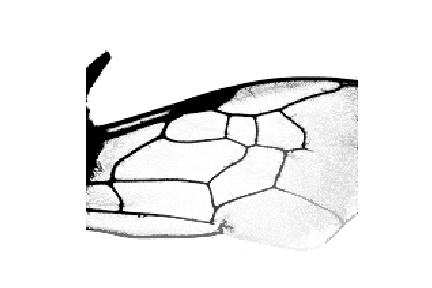
#> input picture enhanced_image/1019 Agapostemon texanus f left 3.2x.jpg, 432 x 288 px
$ jupyter execute 'FeatureVectorGenerator .ipynb'   (shell and % lines are left out)   (older library calls are emulated)
#> lines starting #> are read from the running program, lines starting #| are printed output that depends on the picture; after the words box and inside, x2 and y2 are one past the last pixel; in counts of white or black regions, pixels touching at a corner belong together; long printed decimals are rounded
[cell 1]
import numpy as np
from skimage.morphology import skeletonize, medial_axis, watershed, disk
from skimage.feature import canny
from scipy import ndimage as ndi
from scipy.spatial import distance
#import matplotlib.pyplot as plt
from skimage.util import invert
from skimage.io import imshow, imread
from skimage.color import rgb2gray
from skimage.feature import peak_local_max, canny
from scipy import ndimage
from skimage.filters import sobel, gaussian
from skimage.measure import label, regionprops
from skimage.filters import rank

import numpy as np
from skimage.feature import canny
from scipy import ndimage as ndi
import matplotlib.pyplot as plt
from skimage.morphology import watershed, disk
from skimage.filters import rank
from skimage.util import img_as_ubyte
from skimage import segmentation
np.set_printoptions(threshold = np.nan)
import math
from skimage import morphology
from skimage.measure import label, regionprops
from skimage.feature import corner_harris, corner_subpix, corner_peaks

[cell 2]
img = imread("enhanced_image/1019 Agapostemon texanus f left 3.2x.jpg")[:,:,0]
#> img: shape (288, 432); min 0, max 255, mean 238.8
denoised = rank.median(img, disk(2))
markers = rank.gradient(denoised, disk(5)) < 10
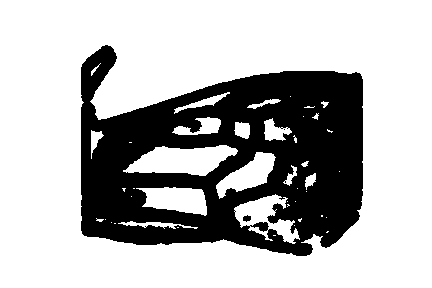
#> markers: shape (288, 432) bool; 71% white; 3 black regions (1 under 20 px), largest, box (x1, y1, x2, y2) and area: (81, 45, 363, 256) 36040, (243, 215, 251, 222) 40
markers = ndi.label(markers)[0]
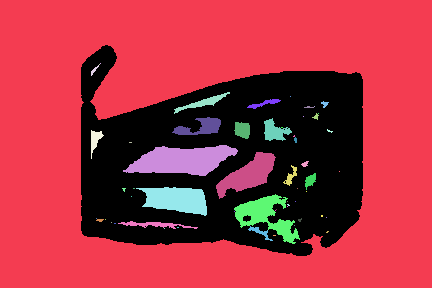
#> markers: shape (288, 432) int32; 58 distinct labels, from 0 to 57; one colour per label, 0 black
gradient = rank.gradient(denoised, disk(2))
labels = watershed(gradient, markers)
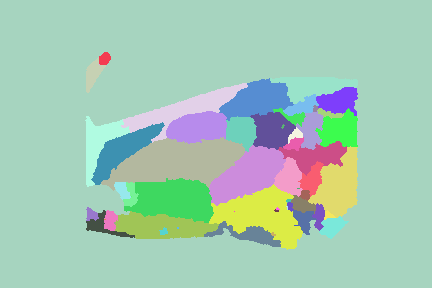
#> labels: shape (288, 432) int32; 57 distinct labels, from 1 to 57; one colour per label, 0 black
cleared = segmentation.clear_border(labels)
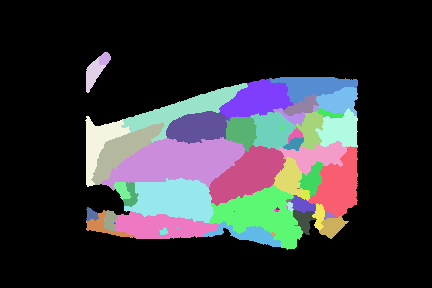
#> cleared: shape (288, 432) int32; 57 distinct labels, from 0 to 57; one colour per label, 0 black
imshow(img)
print("Preprocessed Image")

[cell 3]
denoised = rank.median(img, disk(2))
gradient = rank.gradient(denoised, disk(5))
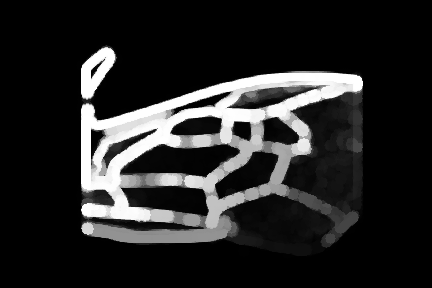
#> gradient: shape (288, 432); min 0, max 255, mean 38.9
thres = 30
gradient[gradient > thres] = 255
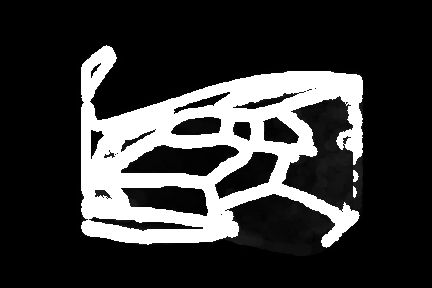
#> gradient: shape (288, 432); 18.16% of pixels changed, all inside (x1, y1, x2, y2) = (81, 45, 363, 248)

imshow(gradient)

[cell 4]
area = np.unique(cleared)
#> area = 57 values from 0 to 57
#for 5
print(area)
#| [ 0  2  3  4  5  6  7  8  9 10 11 12 13 14 15 16 17 18 19 20 21 22 23 24
#|  25 26 27 28 29 30 31 32 33 34 35 36 37 38 39 40 41 42 43 44 45 46 47 48
#|  49 50 51 52 53 54 55 56 57]
for i in area:
    if i != 0:
        copy_binary = np.zeros(cleared.shape)

        copy_binary[cleared == i] = 1
        copy_binary[cleared != i] = 0
        plt.figure()
        plt.imshow(copy_binary, cmap = plt.cm.gray)
        plt.show()

        image = copy_binary
        label_img = label(image)
        regions = regionprops(label_img)
#> this loop made 57 passes
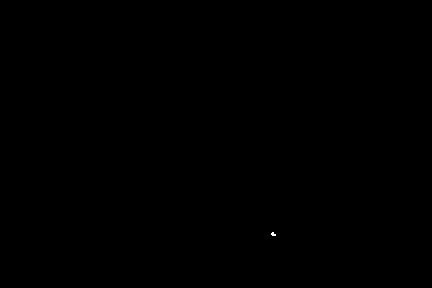
#> copy_binary: shape (288, 432) float64; values 0 (black) and 1 (white), 0.01% white in thin lines or dots, all inside (x1, y1, x2, y2) = (271, 232, 276, 236)

[cell 5]
labeled_wing = cleared
regions = regionprops(labeled_wing)
#> regions = 56 regions; largest, box (x1, y1, x2, y2) and area: (101, 137, 245, 191) 4475, (209, 184, 303, 250) 3088, (124, 178, 214, 223) 2784, (209, 145, 286, 206) 2586, (308, 146, 358, 218) 2054
print("Number of Regions: ", len(regions))
#| Number of Regions:  56
implot = plt.imshow(cleared)

#filters regions based on area
filtered_regions = []
filtered_regions_area = []
for props in regions:
    area = props.area
    if area > 1000 and area < 400000:
        filtered_regions.append(props)
        filtered_regions_area.append(area)
#> this loop made 56 passes
#> area on passes 1, 3, 4, 5, 6, 7, 8, 9, 10, 11, 12, 13: 122, 346, 2010, 1271, 1824, 798, 387, 30, 649, 138, 218, 1514
#> after the loop, filtered_regions = 15 regions; largest, box (x1, y1, x2, y2) and area: (101, 137, 245, 191) 4475, (209, 184, 303, 250) 3088, (124, 178, 214, 223) 2784, (209, 145, 286, 206) 2586, (308, 146, 358, 218) 2054; filtered_regions_area = [2010, 1271, 1824, 1514, 1165, 1080, 1214, 1615, 4475, 2586, 1115, 2054, 2784, 3088, 1907]
print("Filtered Regions: ", len(filtered_regions))
#| Filtered Regions:  15

for region in filtered_regions:
    y0, x0 = region.centroid
    plt.scatter([x0], [y0])
#> this loop made 15 passes
#> (y0, x0) on passes 1 to 12: (109.5, 182.3), (85.84, 312.7), (99.36, 257.1), (127.1, 197.6), (129.9, 271.8), (130, 339.2), (142.6, 99.1), (150, 122.6), (161.5, 177.5), (174.4, 247.5), (155.5, 315.7), (184.8, 338.2)
plt.title("Filtered Regions, Plotted Centroids")
plt.show()
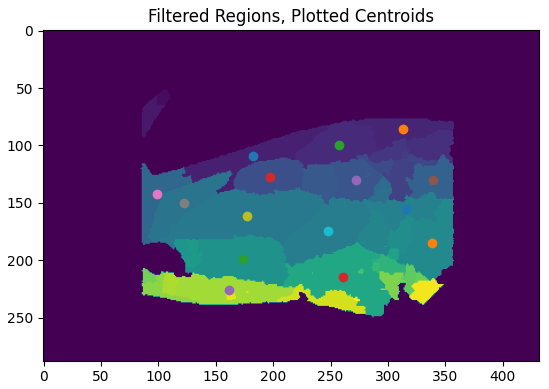
#> figure drawn by matplotlib, 1 panel

[cell 6]
#Finds the centroid of all the region centers

centroids = []
centroids_x = []
centroids_y = []
for region in filtered_regions:
    y0, x0 = region.centroid
    region_centroid = (x0, y0)
    centroids.append(region_centroid)
    centroids_x.append(x0)
    centroids_y.append(y0)
#> this loop made 15 passes
#> (y0, x0, region_centroid) on passes 1 to 12: (109.5, 182.3, (182.3, 109.5)), (85.84, 312.7, (312.7, 85.84)), (99.36, 257.1, (257.1, 99.36)), (127.1, 197.6, (197.6, 127.1)), (129.9, 271.8, (271.8, 129.9)), (130, 339.2, (339.2, 130)), (142.6, 99.1, (99.1, 142.6)), (150, 122.6, (122.6, 150)), (161.5, 177.5, (177.5, 161.5)), (174.4, 247.5, (247.5, 174.4)), (155.5, 315.7, (315.7, 155.5)), (184.8, 338.2, (338.2, 184.8))
#> after the loop, centroids = [(182.3, 109.5), (312.7, 85.84), (257.1, 99.36), (197.6, 127.1), (271.8, 129.9), (339.2, 130), (99.1, 142.6), (122.6, 150), (177.5, 161.5), (247.5, 174.4), (315.7, 155.5), (338.2, 184.8), (173.5, 199.2), (260.8, 214.7), (161.4, 226.2)]; centroids_x = [182.3, 312.7, 257.1, 197.6, 271.8, 339.2, 99.1, 122.6, 177.5, 247.5, 315.7, 338.2, 173.5, 260.8, 161.4]; centroids_y = [109.5, 85.84, 99.36, 127.1, 129.9, 130, 142.6, 150, 161.5, 174.4, 155.5, 184.8, 199.2, 214.7, 226.2]

avg_x = np.mean(centroids_x)
#> avg_x = 230.5
avg_y = np.mean(centroids_y)
#> avg_y = 152.7

print("Center of Regions: ")
implot = plt.imshow(labeled_wing)
plt.scatter([avg_x], [avg_y], marker = "x")
plt.title("Center of Regions: ")
plt.show()

[cell 7]
#Calculates the distance between each centroid to the center

distances_from_center = []
for centroid in centroids:
    distances_from_center.append(distance.euclidean(centroid, (avg_x, avg_y)))
#> this loop made 15 passes
#> after the loop, distances_from_center = [64.7, 105.9, 59.62, 41.67, 47.21, 111.1, 131.8, 107.9, 53.7, 27.57, 85.26, 112.5, 73.53, 69.06, 100.8]

distance_sd = np.std(distances_from_center)
#> distance_sd = 29.9
distance_mean = np.mean(distances_from_center)
#> distance_mean = 79.49

dist_from_cent_norm = [dist_from_center / distance_mean for dist_from_center in distances_from_center]
#> dist_from_cent_norm = [0.814, 1.33, 0.75, 0.524, 0.594, 1.4, 1.66, 1.36, 0.676, 0.347, 1.07, 1.41, 0.925, 0.869, 1.27]
print("Distance, Scaled: \n", dist_from_cent_norm)
#| Distance, Scaled:
#|  [0.814, 1.333, 0.75, 0.5242, 0.5939, 1.398, 1.658, 1.358, 0.6756, 0.3468, 1.073, 1.415, 0.9251, 0.8688, 1.269]

area_sd = np.std(filtered_regions_area)
#> area_sd = 900.5
area_mean = np.mean(filtered_regions_area)
#> area_mean = 1980.1
area_norm = [area / area_mean for area in filtered_regions_area]
#> area_norm = [1.02, 0.642, 0.921, 0.765, 0.588, 0.545, 0.613, 0.816, 2.26, 1.31, 0.563, 1.04, 1.41, 1.56, 0.963]
print("Area, Scaled: \n", area_norm)
#| Area, Scaled:
#|  [1.015, 0.6419, 0.9212, 0.7646, 0.5883, 0.5454, 0.6131, 0.8156, 2.260, 1.306, 0.5631, 1.037, 1.406, 1.559, 0.9631]

[cell 8]
#Weights each region centroid based on distance to the center
implot = plt.imshow(labeled_wing)
distance_weight = 1
size_weight = 1

weighted_values = []
for i in range(len(filtered_regions)):
    weighted_values.append(size_weight * area_norm[i] - distance_weight * dist_from_cent_norm[i])
#> this loop made 15 passes
#> after the loop, weighted_values = [0.201, -0.691, 0.171, 0.24, -0.00555, -0.852, -1.04, -0.542, 1.58, 0.959, -0.51, -0.377, 0.481, 0.691, -0.305]

max_index = weighted_values.index(max(weighted_values))
#> max_index = 8
center_cell = filtered_regions[max_index]
center_cell_x, center_cell_y = center_cell.centroid[1], center_cell.centroid[0]
#> center_cell_x = 177.5; center_cell_y = 161.5
plt.scatter([center_cell_x], [center_cell_y])
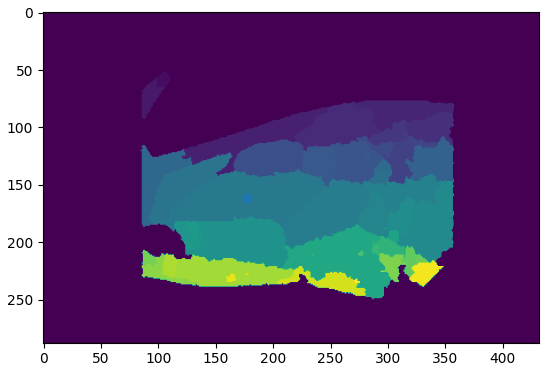
#> figure drawn by matplotlib, 1 panel

[cell 9]
#print(center_cell.coords)
from copy import deepcopy

bloated_labeled_wing = deepcopy(labeled_wing)

for coord in center_cell.coords:
    for i in range(-5, 6):
        for j in range(-5, 6):
            bloated_labeled_wing[coord[0] + j][coord[1] + i] = 50
#> this loop made 4475 passes
#> coord on passes 1 to 3: [137, 220], [137, 222], [137, 223]
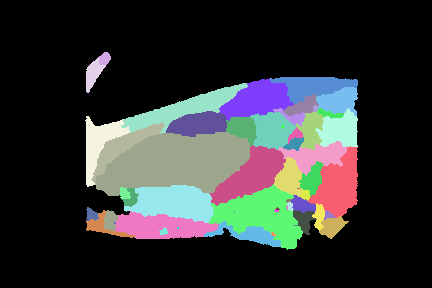
#> bloated_labeled_wing: shape (288, 432) int32; 56 distinct labels, from 0 to 57; one colour per label, 0 black
plt.imshow(bloated_labeled_wing)

[cell 10]
surrounding_regions = set()
for coord in center_cell.coords:
    for i in range(-10, 11):
        for j in range(-10, 11):
            surrounding_regions.add((coord[0] + i, coord[1] + j))
#> after the loop, surrounding_regions = 9156 items

surrounding_regions_x = [element[0] for element in surrounding_regions]
#> surrounding_regions_x = 9156 values, max 200 at index 187, min 127 at index 461, mean 162.6
surrounding_regions_y = [element[1] for element in surrounding_regions]
#> surrounding_regions_y = 9156 values, max 254 at index 381, min 91 at index 428, mean 175.2

#plt.scatter()

[cell 11]
implot = plt.imshow(labeled_wing)


def is_neighbor(region):
    """Takes a region object as input"""
    region_tuple = [tuple(k) for k in region.coords]
    return any([coord in surrounding_regions for coord in region_tuple])

"""
for i in range(len(properties)):
    region_tuple = [tuple(k) for k in properties[1].coords]
    print(region_tuple)
    #print([(coord in surrounding_regions) for coord in region_tuple])
"""

neighbor_x = []
neighbor_y = []
for region in filtered_regions:
    if is_neighbor(region):
        neighbor_y.append(region.centroid[0])
        neighbor_x.append(region.centroid[1])
#> after the loop, neighbor_x = [182.3, 197.6, 271.8, 99.1, 122.6, 177.5, 247.5, 173.5]; neighbor_y = [109.5, 127.1, 129.9, 142.6, 150, 161.5, 174.4, 199.2]
plt.scatter(neighbor_x, neighbor_y)

[cell 12]
neighbors = []

for region in filtered_regions:
    if is_neighbor(region):
        neighbors.append(region)
#> after the loop, neighbors = 8 regions; box (x1, y1, x2, y2) and area: (101, 137, 245, 191) 4475, (124, 178, 214, 223) 2784, (209, 145, 286, 206) 2586, (121, 83, 248, 143) 2010, (91, 122, 165, 185) 1615, (166, 111, 227, 144) 1514, (85, 116, 130, 187) 1214, (250, 112, 296, 150) 1165

for region in neighbors:
    if region is center_cell:
        neighbors.remove(region)
#> this loop made 7 passes
#> after the loop, neighbors = 7 regions; box (x1, y1, x2, y2) and area: (124, 178, 214, 223) 2784, (209, 145, 286, 206) 2586, (121, 83, 248, 143) 2010, (91, 122, 165, 185) 1615, (166, 111, 227, 144) 1514, (85, 116, 130, 187) 1214, (250, 112, 296, 150) 1165

#Feature vector about the star cell
star_features = [center_cell.area, center_cell.eccentricity]
#> star_features = [4475, 0.951]

#Feature vector about the adjacent cells
adjacent_features = [len(neighbors), np.mean([region.area for region in neighbors]), np.std([region.area for region in neighbors])]
#> adjacent_features = [7, 1841.1, 595.3]

star_features + adjacent_features
#> Out = [4475, 0.951, 7, 1841.1, 595.3]

$ run again, with enhanced_image/1062 Agapostemon texanus f left 3.2x.jpg copied over enhanced_image/1019 Agapostemon texanus f left 3.2x.jpg
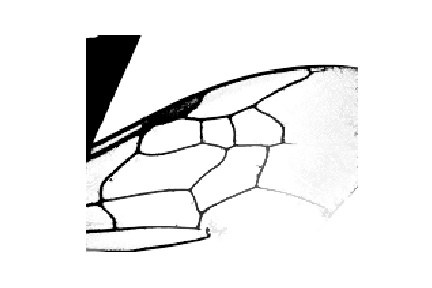
#> input picture enhanced_image/1062 Agapostemon texanus f left 3.2x.jpg, 432 x 288 px
#> labels: shape (288, 432) int32; 30 distinct labels, from 1 to 30
#> cleared: shape (288, 432) int32; 30 distinct labels, from 0 to 30
#> `area = np.unique(cleared)`: area = 30 values from 0 to 30
#| [ 0  2  3  4  5  6  7  8  9 10 11 12 13 14 15 16 17 18 19 20 21 22 23 24
#|  25 26 27 28 29 30]
#> the loop `for i in area:` made 30 passes
#> after the loop `for i in area:`:
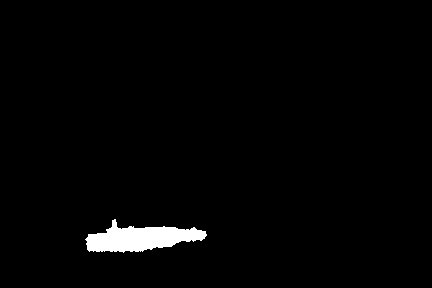
#> copy_binary: shape (288, 432) float64; values 0 (black) and 1 (white), 1.9% white; 1 white region, box (x1, y1, x2, y2) and area: (85, 219, 207, 253) 2304
#> `regions = regionprops(labeled_wing)`: regions = 29 regions; largest, box (x1, y1, x2, y2) and area: (250, 65, 358, 211) 9382, (100, 142, 226, 201) 4251, (86, 35, 140, 162) 3941, (103, 188, 200, 230) 2969, (192, 137, 272, 211) 2850
#| Number of Regions:  29
#> the loop `for props in regions:` made 29 passes
#> area on passes 1, 2, 3, 4, 6, 7, 8, 9: 3941, 345, 2695, 525, 9382, 80, 44, 180
#> after the loop `for props in regions:`: filtered_regions = 10 regions; largest, box (x1, y1, x2, y2) and area: (250, 65, 358, 211) 9382, (100, 142, 226, 201) 4251, (86, 35, 140, 162) 3941, (103, 188, 200, 230) 2969, (192, 137, 272, 211) 2850; filtered_regions_area = [3941, 2695, 9382, 1612, 1545, 1529, 4251, 2850, 2969, 2304]
#| Filtered Regions:  10
#> the loop `for region in filtered_regions:` made 10 passes
#> (y0, x0) on passes 1 to 8: (85.69, 104.2), (92.7, 244.1), (144.8, 308.7), (114.1, 167.9), (128.6, 256), (136.7, 170.9), (170.6, 161.4), (174.5, 230.7)
#> the loop `for region in filtered_regions:` made 10 passes
#> (y0, x0, region_centroid) on passes 1 to 8: (85.69, 104.2, (104.2, 85.69)), (92.7, 244.1, (244.1, 92.7)), (144.8, 308.7, (308.7, 144.8)), (114.1, 167.9, (167.9, 114.1)), (128.6, 256, (256, 128.6)), (136.7, 170.9, (170.9, 136.7)), (170.6, 161.4, (161.4, 170.6)), (174.5, 230.7, (230.7, 174.5))
#> after the loop `for region in filtered_regions:`: centroids = [(104.2, 85.69), (244.1, 92.7), (308.7, 144.8), (167.9, 114.1), (256, 128.6), (170.9, 136.7), (161.4, 170.6), (230.7, 174.5), (155.6, 209.7), (140.1, 238)]; centroids_x = [104.2, 244.1, 308.7, 167.9, 256, 170.9, 161.4, 230.7, 155.6, 140.1]; centroids_y = [85.69, 92.7, 144.8, 114.1, 128.6, 136.7, 170.6, 174.5, 209.7, 238]
#> avg_x = 194
#> avg_y = 149.5
#> the loop `for centroid in centroids:` made 10 passes
#> after the loop `for centroid in centroids:`: distances_from_center = [110.2, 75.77, 114.9, 44.01, 65.49, 26.35, 38.81, 44.44, 71.31, 103.6]
#> distance_sd = 30.02
#> distance_mean = 69.48
#> dist_from_cent_norm = [1.59, 1.09, 1.65, 0.633, 0.943, 0.379, 0.559, 0.64, 1.03, 1.49]
#| Distance, Scaled:
#|  [1.586, 1.091, 1.653, 0.6334, 0.9426, 0.3792, 0.5586, 0.6396, 1.026, 1.491]
#> area_sd = 2214.5
#> area_mean = 3307.8
#> area_norm = [1.19, 0.815, 2.84, 0.487, 0.467, 0.462, 1.29, 0.862, 0.898, 0.697]
#| Area, Scaled:
#|  [1.191, 0.8147, 2.836, 0.4873, 0.4671, 0.4622, 1.285, 0.8616, 0.8976, 0.6965]
#> the loop `for i in range(len(filtered_regions)):` made 10 passes
#> after the loop `for i in range(len(filtered_regions)):`: weighted_values = [-0.394, -0.276, 1.18, -0.146, -0.476, 0.083, 0.727, 0.222, -0.129, -0.794]
#> max_index = 2
#> center_cell_x = 308.7; center_cell_y = 144.8
#> the loop `for coord in center_cell.coords:` made 9382 passes
#> coord on passes 1 to 3: [65, 310], [65, 311], [65, 312]
#> after the loop `for coord in center_cell.coords:`:
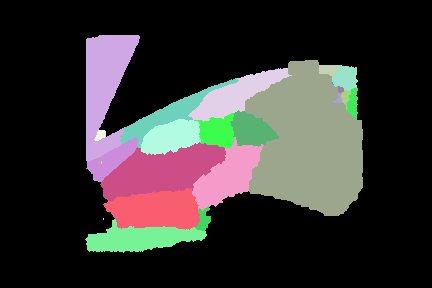
#> bloated_labeled_wing: shape (288, 432) int32; 26 distinct labels, from 0 to 50; one colour per label, 0 black
#> after the loop `for coord in center_cell.coords:`: surrounding_regions = 15939 items
#> surrounding_regions_x = 15939 values, max 220 at index 274, min 55 at index 86, mean 141.7
#> surrounding_regions_y = 15939 values, max 367 at index 118, min 240 at index 638, mean 306.7
#> the loop `for region in filtered_regions:` made 10 passes
#> after the loop `for region in filtered_regions:`: neighbor_x = [244.1, 308.7, 256, 230.7]; neighbor_y = [92.7, 144.8, 128.6, 174.5]
#> after the loop `for region in filtered_regions:`: neighbors = 4 regions; box (x1, y1, x2, y2) and area: (250, 65, 358, 211) 9382, (192, 137, 272, 211) 2850, (188, 67, 308, 122) 2695, (230, 108, 285, 147) 1545
#> the loop `for region in neighbors:` made 3 passes
#> after the loop `for region in neighbors:`: neighbors = 3 regions; box (x1, y1, x2, y2) and area: (192, 137, 272, 211) 2850, (188, 67, 308, 122) 2695, (230, 108, 285, 147) 1545
#> star_features = [9382, 0.731]
#> adjacent_features = [3, 2363.3, 582.1]
#> Out = [9382, 0.731, 3, 2363.3, 582.1]

$ run again, with enhanced_image/1066 Agapostemon texanus f left 3.2x.jpg copied over enhanced_image/1019 Agapostemon texanus f left 3.2x.jpg
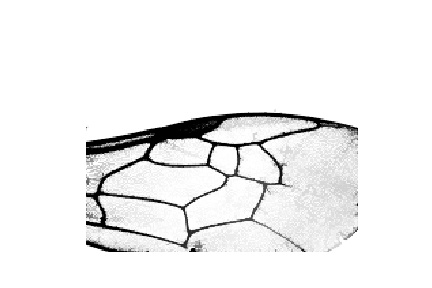
#> input picture enhanced_image/1066 Agapostemon texanus f left 3.2x.jpg, 432 x 288 px
#> labels: shape (288, 432) int32; 35 distinct labels, from 1 to 35
#> cleared: shape (288, 432) int32; 35 distinct labels, from 0 to 35
#> `area = np.unique(cleared)`: area = 35 values from 0 to 35
#| [ 0  2  3  4  5  6  7  8  9 10 11 12 13 14 15 16 17 18 19 20 21 22 23 24
#|  25 26 27 28 29 30 31 32 33 34 35]
#> the loop `for i in area:` made 35 passes
#> `regions = regionprops(labeled_wing)`: regions = 34 regions; largest, box (x1, y1, x2, y2) and area: (262, 116, 358, 252) 6040, (91, 196, 198, 245) 2865, (119, 159, 226, 209) 2751, (184, 175, 264, 230) 2623, (85, 113, 247, 162) 2372
#| Number of Regions:  34
#> the loop `for props in regions:` made 34 passes
#> area on passes 2 to 9: 2372, 1380, 674, 285, 1247, 191, 1361, 782
#> after the loop `for props in regions:`: filtered_regions = 13 regions; largest, box (x1, y1, x2, y2) and area: (262, 116, 358, 252) 6040, (91, 196, 198, 245) 2865, (119, 159, 226, 209) 2751, (184, 175, 264, 230) 2623, (85, 113, 247, 162) 2372; filtered_regions_area = [2372, 1380, 1247, 1361, 2751, 2623, 1060, 1582, 1054, 2865, 1533, 6040, 1418]
#| Filtered Regions:  13
#> the loop `for region in filtered_regions:` made 13 passes
#> (y0, x0) on passes 1 to 8: (135.1, 159.8), (125.7, 276.2), (154.1, 181.7), (163.4, 254.9), (180.8, 175.5), (203.2, 224.2), (186.7, 129.5), (168, 342)
#> the loop `for region in filtered_regions:` made 13 passes
#> (y0, x0, region_centroid) on passes 1 to 8: (135.1, 159.8, (159.8, 135.1)), (125.7, 276.2, (276.2, 125.7)), (154.1, 181.7, (181.7, 154.1)), (163.4, 254.9, (254.9, 163.4)), (180.8, 175.5, (175.5, 180.8)), (203.2, 224.2, (224.2, 203.2)), (186.7, 129.5, (129.5, 186.7)), (168, 342, (342, 168))
#> after the loop `for region in filtered_regions:`: centroids = [(159.8, 135.1), (276.2, 125.7), (181.7, 154.1), (254.9, 163.4), (175.5, 180.8), (224.2, 203.2), (129.5, 186.7), (342, 168), (270.8, 201.3), (145.2, 218.2), (295.2, 215.6), (316.4, 178.7), (217.5, 236.7)]; centroids_x = [159.8, 276.2, 181.7, 254.9, 175.5, 224.2, 129.5, 342, 270.8, 145.2, 295.2, 316.4, 217.5]; centroids_y = [135.1, 125.7, 154.1, 163.4, 180.8, 203.2, 186.7, 168, 201.3, 218.2, 215.6, 178.7, 236.7]
#> avg_x = 229.9
#> avg_y = 182.1
#> the loop `for centroid in centroids:` made 13 passes
#> after the loop `for centroid in centroids:`: distances_from_center = [84.44, 72.96, 55.8, 31.24, 54.43, 21.82, 100.5, 113, 45.19, 92.11, 73.4, 86.55, 55.96]
#> distance_sd = 26.03
#> distance_mean = 68.26
#> dist_from_cent_norm = [1.24, 1.07, 0.817, 0.458, 0.797, 0.32, 1.47, 1.65, 0.662, 1.35, 1.08, 1.27, 0.82]
#| Distance, Scaled:
#|  [1.237, 1.069, 0.8175, 0.4577, 0.7974, 0.3197, 1.473, 1.655, 0.662, 1.349, 1.075, 1.268, 0.8199]
#> area_sd = 1298
#> area_mean = 2098.9
#> area_norm = [1.13, 0.657, 0.594, 0.648, 1.31, 1.25, 0.505, 0.754, 0.502, 1.36, 0.73, 2.88, 0.676]
#| Area, Scaled:
#|  [1.130, 0.6575, 0.5941, 0.6484, 1.311, 1.250, 0.505, 0.7537, 0.5022, 1.365, 0.7304, 2.878, 0.6756]
#> the loop `for i in range(len(filtered_regions)):` made 13 passes
#> after the loop `for i in range(len(filtered_regions)):`: weighted_values = [-0.107, -0.411, -0.223, 0.191, 0.513, 0.93, -0.968, -0.901, -0.16, 0.0155, -0.345, 1.61, -0.144]
#> max_index = 11
#> center_cell_x = 316.4; center_cell_y = 178.7
#> the loop `for coord in center_cell.coords:` made 6040 passes
#> coord on passes 1 to 3: [116, 302], [117, 302], [117, 303]
#> after the loop `for coord in center_cell.coords:`:
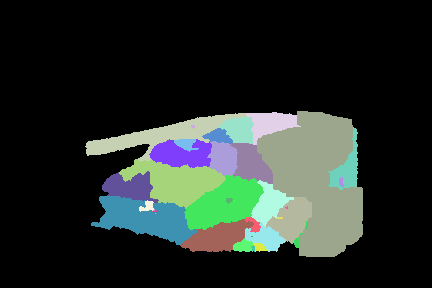
#> bloated_labeled_wing: shape (288, 432) int32; 35 distinct labels, from 0 to 50; one colour per label, 0 black
#> after the loop `for coord in center_cell.coords:`: surrounding_regions = 12293 items
#> surrounding_regions_x = 12293 values, max 261 at index 1018, min 106 at index 273, mean 179.7
#> surrounding_regions_y = 12293 values, max 367 at index 113, min 252 at index 125, mean 316.6
#> the loop `for region in filtered_regions:` made 13 passes
#> after the loop `for region in filtered_regions:`: neighbor_x = [276.2, 254.9, 342, 270.8, 295.2, 316.4]; neighbor_y = [125.7, 163.4, 168, 201.3, 215.6, 178.7]
#> after the loop `for region in filtered_regions:`: neighbors = 6 regions; box (x1, y1, x2, y2) and area: (262, 116, 358, 252) 6040, (316, 125, 358, 197) 1582, (266, 189, 320, 244) 1533, (246, 112, 317, 146) 1380, (230, 143, 279, 185) 1361, (251, 180, 296, 227) 1054
#> the loop `for region in neighbors:` made 6 passes
#> after the loop `for region in neighbors:`: neighbors = 5 regions; box (x1, y1, x2, y2) and area: (316, 125, 358, 197) 1582, (266, 189, 320, 244) 1533, (246, 112, 317, 146) 1380, (230, 143, 279, 185) 1361, (251, 180, 296, 227) 1054
#> star_features = [6040, 0.868]
#> adjacent_features = [5, 1382, 184.8]
#> Out = [6040, 0.868, 5, 1382, 184.8]
